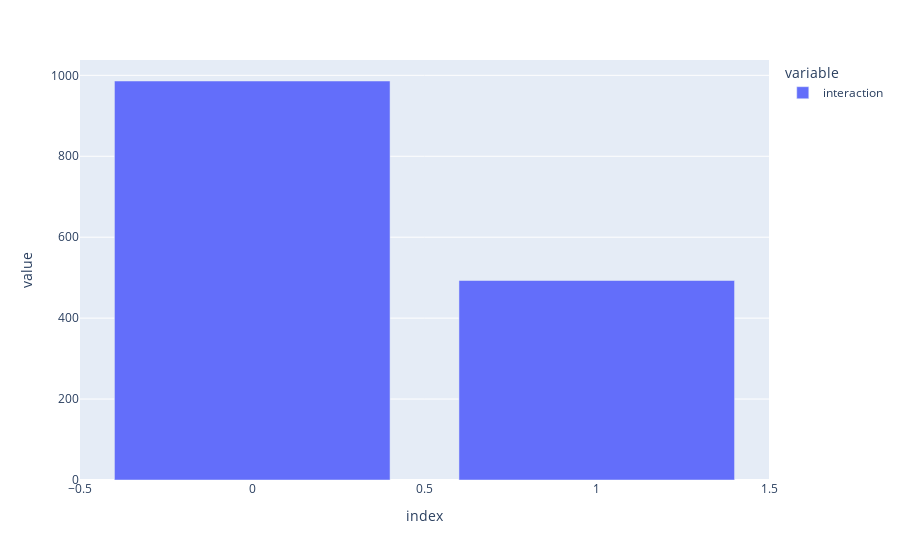

The cell this chart's notebook holds for it:
### Code cell
px.bar(balanced_dataset.interaction.value_counts())

### Figure 1 — Plotly figure (JSON) as saved in the notebook; plotly's stock layout.template omitted (floating-point values rounded to 4 significant figures)
{"data": [{"alignmentgroup": "True", "hovertemplate": "variable=interaction<br>index=%{x}<br>value=%{y}<extra></extra>", "legendgroup": "interaction", "marker": {"color": "#636efa", "pattern": {"shape": ""}}, "name": "interaction", "offsetgroup": "interaction", "orientation": "v", "showlegend": true, "textposition": "auto", "type": "bar", "x": [0, 1], "xaxis": "x", "y": [986, 493], "yaxis": "y"}], "layout": {"barmode": "relative", "legend": {"title": {"text": "variable"}, "tracegroupgap": 0}, "margin": {"t": 60}, "xaxis": {"anchor": "y", "domain": [0, 1], "title": {"text": "index"}}, "yaxis": {"anchor": "x", "domain": [0, 1], "title": {"text": "value"}}}}
